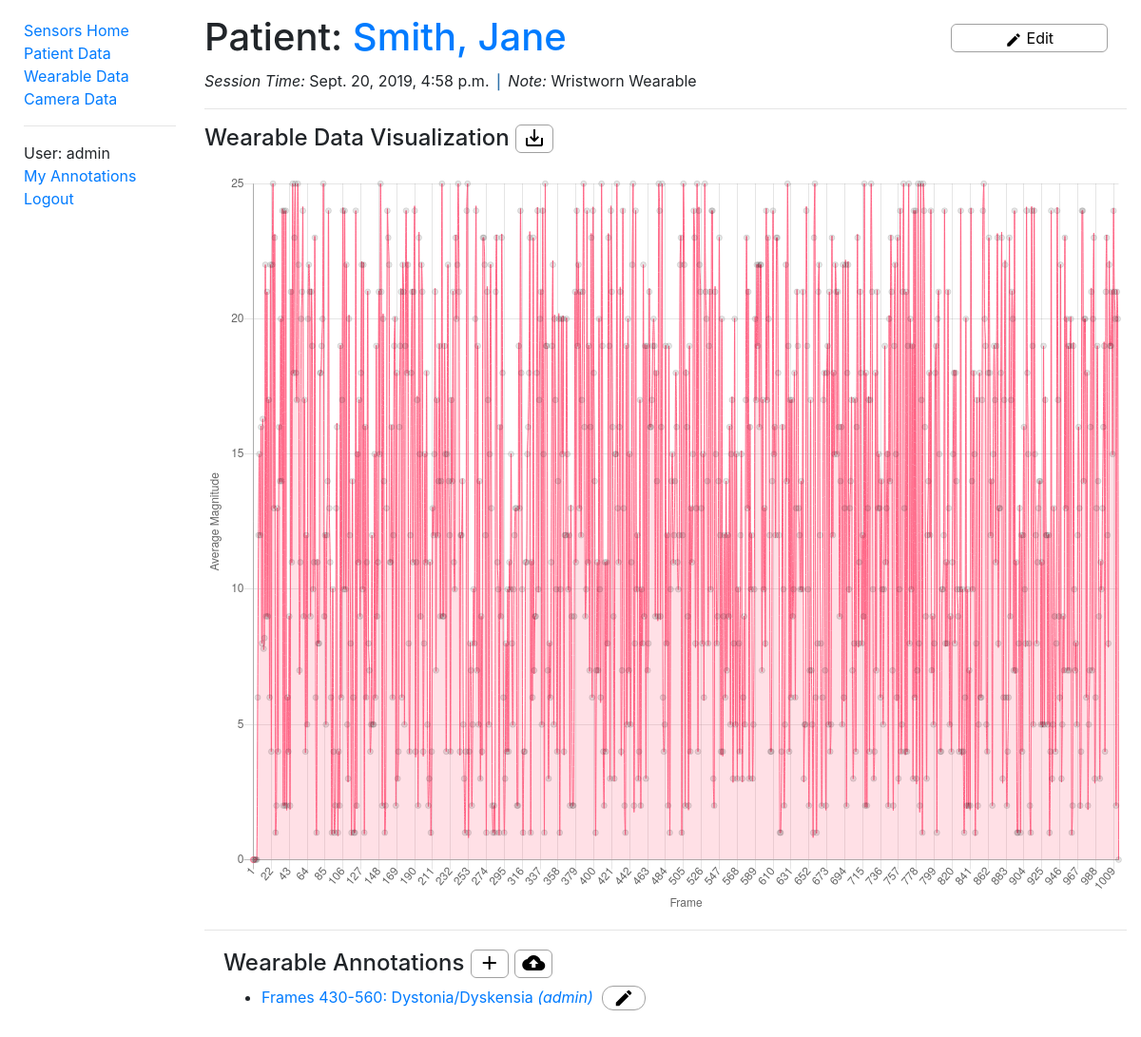
The app's page /sensors/wearabledata/3cbd2a7b213f4d9c87392bcf80423390 (signed in), older data.
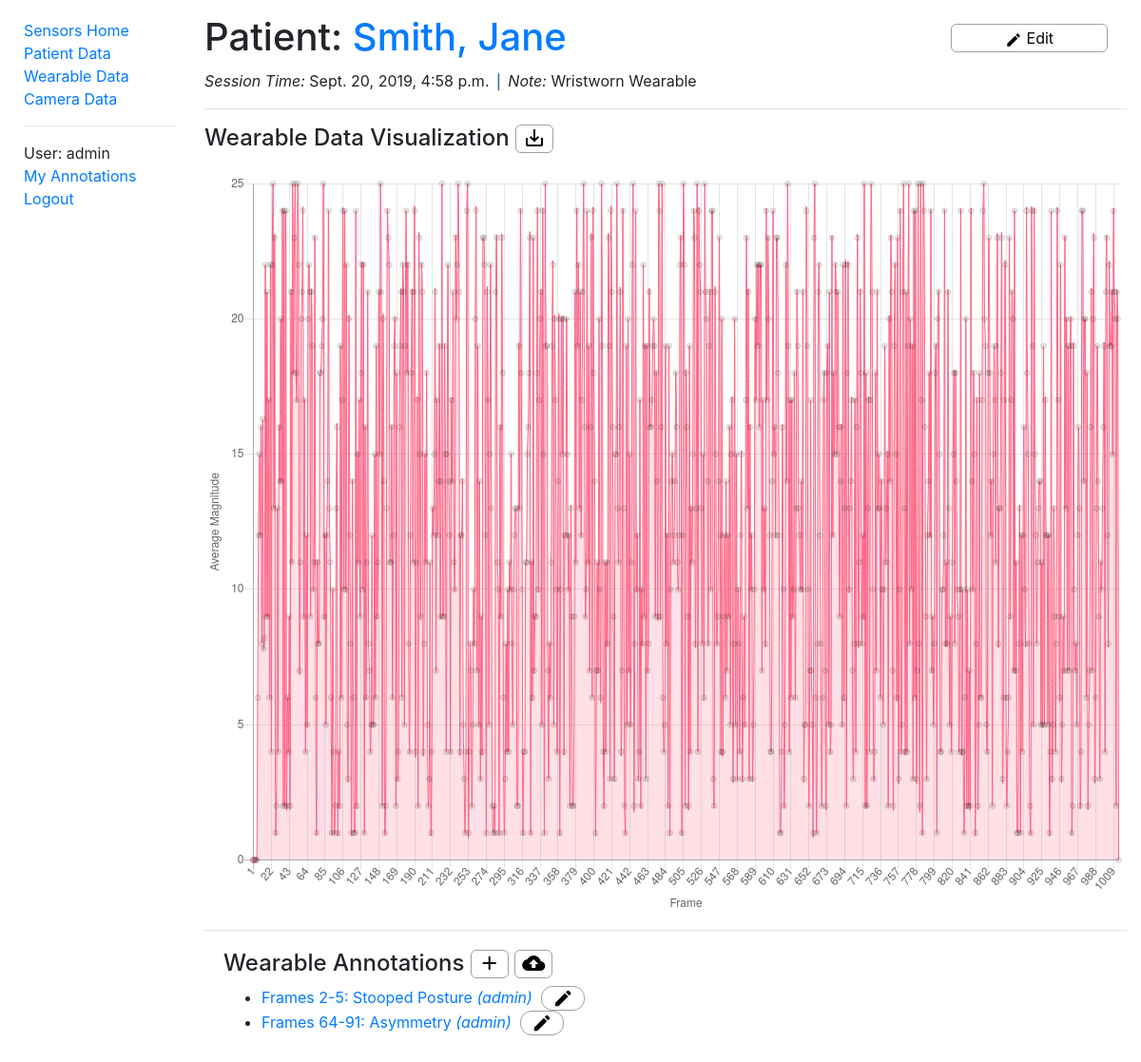
The same page, newer data.
### sensors/models.py (models this page shows, shortened)
class WearableData(models.Model):
    id = models.UUIDField(primary_key=True, default=uuid.uuid4, help_text='Unique ID for this wearable data')
    patient = models.ForeignKey('PatientData', on_delete=models.CASCADE, null=True, related_name='wearables')
    filename = models.FileField(upload_to='wearable/', help_text='Wearable data file')
    time = models.DateTimeField(help_text='Session date & time')
    note = models.CharField(max_length=500, help_text='Note regarding wearable data')
    class Meta:
        ordering = ['patient', '-time']
        permissions = (("can_alter_wearabledata", "Can create or edit wearable data entries."),)

class PatientData(models.Model):
    id = models.AutoField(primary_key=True)
    first_name = models.CharField(max_length=50, help_text='Patient first name')
    last_name = models.CharField(max_length=50, help_text='Patient last name')
    date_of_birth = models.DateField(help_text='Patient date of birth')
    notes = models.CharField(max_length=500, help_text='Notes regarding patient')
    class Meta:
        ordering = ['last_name']
        permissions = (("can_alter_patientdata", "Can create or edit patient data entries."),)
    def get_absolute_url(self):
        return reverse('patientdata-detail', args=[str(self.id)])
    def __str__(self):
        return f'{self.last_name}, {self.first_name}'

class WearableAnnotation(models.Model):
    id = models.AutoField(primary_key=True)
    wearable = models.ForeignKey('WearableData', on_delete=models.CASCADE, null=True,  related_name='w_annotations')
    frame_begin = models.PositiveIntegerField()
    frame_end = models.PositiveIntegerField()
    annotator = models.ForeignKey(User, on_delete=models.SET_NULL, null=True)
    annotation = models.CharField(
        max_length=3,
        choices=ANNOTATION,
        default='oth',
        help_text='PD Symptom',
    )
    note = models.CharField(max_length=500, help_text='Note regarding annotation', null=True, blank=True)
    class Meta:
        ordering = ['frame_begin']
        permissions = (("can_alter_wearableannotation", "Can create or edit wearable annotations."),)

### sensors/views.py (the view)
# urls.py: re_path(r'^wearabledata/(?P<pk>[\w-]+)$', views.WearableDataDetailView.as_view(), name='wearabledata-detail'),
class WearableDataDetailView(LoginRequiredMixin, generic.DetailView):
    model = WearableData

### sensors/context_processors.py (called while the page is built)
def extra_context(request):
    return {'media_url': settings.MEDIA_URL}

### sensors/templates/sensors/wearabledata_detail.html (shortened to what this page needs)
{% extends "base.html" %}
{% block content %}
  <div class="titleText">
    <h1>Patient:
      <a href="{{ wearabledata.patient.get_absolute_url }}" data-toggle="tooltip" data-placement="bottom"
         data-trigger="hover" title="Link to patient data page">{{ wearabledata.patient }}
      </a>
    </h1>
    {% if perms.sensors.can_alter_wearabledata %}
      <button id="edit" class="titleButton controlButtonXL" data-toggle="tooltip" data-placement="bottom"
              data-trigger="hover" title="Edit Wearable Data"
              onclick='window.location.href="{% url 'edit-wearabledata' wearabledata.id %}"'>
        <i class="material-icons buttonIconS">create</i> Edit
      </button>
    {% endif %}
  </div>
  <p><em>Session Time:</em> {{ wearabledata.time }}
    <span class="vert-divider">|</span> <em>Note:</em> {{ wearabledata.note }}
  </p>
  <hr>
  <h4>Wearable Data Visualization
    <a id="download" download="{{ wearabledata.id }}.png">
      <button type="button" class="controlButtonS" data-toggle="tooltip"
              data-placement="bottom" data-trigger="hover" title="Download Visualization"
              onClick="download()"><i class="material-icons">save_alt</i>
      </button>
    </a>
  </h4>
  <canvas id="myChart" width="500" height="400" style="margin-top: 25px"></canvas>
  <hr>
  <div style="margin-left:20px;margin-top:20px">
    <span>
      <h4>Wearable Annotations
        {% if perms.sensors.can_alter_wearableannotation %}
          <button type='button' class="controlButtonS" data-toggle="tooltip"
                  data-placement="bottom" data-trigger="hover" title="Create Wearable Annotation"
                  onclick='window.location.href="{% url 'create-wearable-annotation' wearabledata.id %}"'>
            <i class="material-icons">add</i>
          </button>
        {% endif %}
        <button id="import" class="controlButtonS" data-toggle="tooltip" data-placement="bottom"
                onclick='window.location.href="{% url 'upload-wearable-annotations' wearabledata.id %}"'
                data-trigger="hover" title="Import annotations"><i class="material-icons">cloud_upload</i>
        </button>
      </h4>
    </span>
    <ul>
      {% for annotation in wearabledata.w_annotations.all %}
        <li>
          <a href="{% url 'wearableannotation-detail' wearabledata.id annotation.id %}">
            Frames {{ annotation.frame_begin }}-{{ annotation.frame_end }}:
            {{ annotation.get_annotation_display }}
            <em>({{ annotation.annotator }})</em>
          </a>
          {% if user.is_authenticated %}
            {% if annotation.annotator == user %}
              <button id="annotation_{{ annotation.id }}_edit" class="controlButtonXS"
                      onclick='window.location.href="{% url 'edit-wearable-annotation' wearabledata.id annotation.id %}"'>
                <i class="material-icons buttonIcon" data-toggle="tooltip" data-placement="bottom" data-trigger="hover"
                   title="Edit annotation">edit</i>
              </button>
            {% endif %}
          {% endif %}
        </li>
      {% empty %}
        <p>There are no wearable annotations in the database.</p>
      {% endfor %}
    </ul>
  </div>
{% endblock %}
{% block javascript %}
  <script>
    function download() {
        let download = document.getElementById("download");
        let image = document.getElementById("myChart").toDataURL("image/png").replace("image/png", "image/octet-stream");
        download.setAttribute("href", image);
        //download.setAttribute("download","archive.png");
    }
  </script>
{% endblock %}

### sensors/templates/base.html (shortened to what this page needs)
<!DOCTYPE html>
<html xmlns="http://www.w3.org/1999/xhtml" lang="en-GB" xml:lang="en-GB">
<head>
  <link rel="stylesheet"
        href="https://stackpath.bootstrapcdn.com/bootstrap/4.1.3/css/bootstrap.min.css"
>
  {% load static %}
  <link rel="stylesheet"
        href="{% static 'css/styles.css' %}">
</head>
<body>
<div class="container-fluid">
  <div class="row">
    <div class="col-sm-2">
      {% block sidebar %}
        <ul class="sidebar-nav">
          <li><a href="{% url 'index' %}">Sensors Home</a></li>
          {% if user.is_authenticated %}
            <li><a href="{% url 'patientdata' %}">Patient Data</a></li>
            <li><a href="{% url 'wearabledata' %}">Wearable Data</a></li>
            <li><a href="{% url 'cameradata' %}">Camera Data</a></li>
            <hr>
            <li>User: {{ user.get_username }}</li>
            <li><a href="{% url 'my-annotations' %}">My Annotations</a></li>
            <li><a href="{% url 'logout'%}?next={{request.path}}">Logout</a></li>
          {% else %}
            <li><a href="{% url 'login'%}?next={{request.path}}">Login</a></li>
          {% endif %}
        </ul>
      {% endblock %}
    </div>
    <div class="col-sm-10" style=margin-top:15px;padding:10">
      {% block content %}{% endblock %}
    </div>
  </div>
</div>
{% block javascript %} {% endblock %}
</body>
</html>

### sensors/static/css/styles.css (style rules this page uses)
.sidebar-nav { margin-top: 20px; margin-left: 10px; padding: 0; list-style: none; }
.titleText { position: relative; }
.titleButton { position: absolute; right: 20px; top: 10px; }
.buttonIcon { position: relative; font-size: 22px; }
.buttonIconS { position: relative; font-size: 18px; vertical-align: middle; }
.controlButtonXL, .controlButtonL2, .controlButtonL, .controlButtonM, .controlButtonS, .controlButtonXS, .dropDown, .dropDownS, .downloadFormatDropDown, .rewindTextValue, .otherText, .currentFrameText, .currentTimeText { display: table-cell; vertical-align: top; border: 1px solid #a0a0a0; }
.controlButtonXL, .controlButtonL2, .controlButtonL, .controlButtonM, .controlButtonS { background-color: white; height: 30px; border-radius: 6px; }
.controlButtonXL { width: 17%; min-width: 120px; }
.controlButtonS { width: 4%; min-width: 40px; }
.controlButtonXS { background-color: white; width: 5%; height: 26px; min-width: 38px; border-radius: 12px; margin: 0 5px 0 5px; }
.timestamp, .vert-divider, .annotationTimestamp { font-family: 'Roboto Mono', sans-serif; }
.vert-divider { font-size: 18px; color: #3071a9; }

Row changes from the older to the newer data that the page shows:
removed WearableAnnotation: frame_begin "430", frame_end "560", annotation "Dystonia/Dyskensia", annotator "admin"
added WearableAnnotation: frame_begin "2", frame_end "5", annotation "Stooped Posture", annotator "admin"
added WearableAnnotation: frame_begin "64", frame_end "91", annotation "Asymmetry", annotator "admin"
